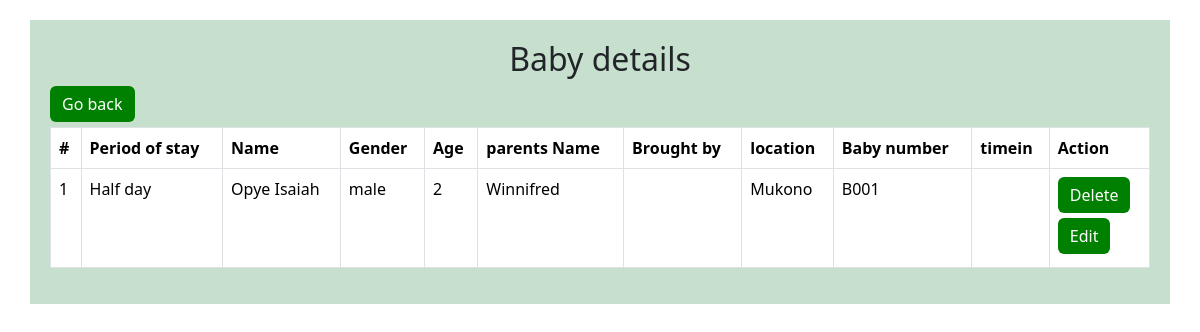
The page /read/1/ on the database as committed earlier.
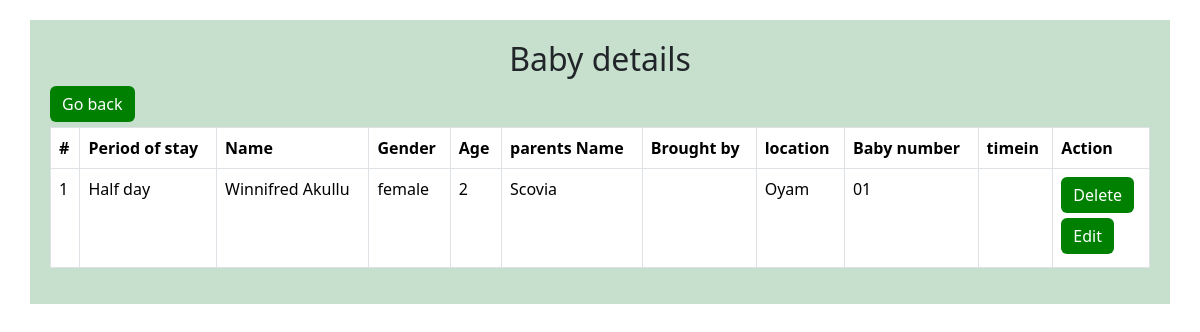
The same page on the database as committed later.
### myapp/models.py (models this page shows, shortened)
class RegisterBaby(models.Model):
    GENDER_CHOICES = (
         ('male', 'Male'),
        ('female', 'Female'),
     )
    Period_of_stay = models.ForeignKey(Categorystay, on_delete=models.CASCADE)
    name = models.CharField(max_length=200)
    gender = models.CharField(max_length=10,choices=GENDER_CHOICES)
    age = models.IntegerField(default=0)
    Date_Of_Birth = models.DateTimeField()
    location = models.CharField(max_length=100)
    Baby_Number = models.CharField(max_length=200,default=0)
    Parents_Name = models.CharField(max_length=200)

class Categorystay(models.Model):
    name = models.CharField(max_length=50, null=True,blank=True)
    def __str__(self):
        return self.name

### myapp/views.py (the view)
# urls.py: path('read/<int:id>/',views.read,name='read'),
def read(request,id):
    babies_informations =RegisterBaby.objects.get(id=id)
    return render(request,'babies/read.html',{'babies_informations':babies_informations})

### myapp/templates/babies/read.html (shortened to what this page needs)
<!DOCTYPE html>
<html lang="en">
<head>
    <link href="https://cdn.jsdelivr.net/npm/bootstrap@5.3.3/dist/css/bootstrap.min.css" rel="stylesheet"
>
</head>
<body>
    <div class="container">
    <h2>Baby details</h2>
    <table class="table table-bordered">
        <thead>
            <tr class="table_dark">
                <th>#</th>
                <th>Period of stay</th>
                <th>Name</th>
                <th>Gender</th>
                <th>Age</th>
                <th>parents Name</th>
                <th>Brought by</th>
                <th>location</th>
                <th>Baby number</th>
                <th>timein</th>
                <th>Action</th>
            </tr>
        </thead>
 <tbody>
        <tr>
            <td>{{babies_informations.id}}</td>
            <td>{{babies_informations.Period_of_stay}}</td>
            <td>{{babies_informations.name}}</td>
            <td>{{babies_informations.gender}}</td>
            <td>{{babies_informations.age}}</td>
            <td>{{babies_informations.Parents_Name}}</td>
           <td>{{babies_informations.Brought_by}}</td>
           <td>{{babies_informations.location}}</td>
           <td>{{babies_informations.Baby_Number}}</td>
           <td>{{babies_informations.Time_In}}</td>
           <td>
            <a href="{% url 'delete' id=babies_informations.id % }"><button class="btn btn-primary" style="margin-bottom: 5px; background-color: green; border: none;">Delete</button></a>
            <br>
      <a href="{% url 'baby_edit' id=babies_informations.id % }"><button class="btn btn-primary" style="margin-bottom: 5px; background-color: green; border: none;">Edit</button></a>
            </td>
        </tr>
 </tbody>
 <a href="{% url 'all_babies' %}"><button class="btn btn-primary" style="margin-bottom: 5px; background-color: green; border: none;">Go back</button></a>
</div>
</body>
</html>

Rows that differ between the two databases and show on the page:
changed RegisterBaby "Half day": name "Opye Isaiah" → "Winnifred Akullu"; gender "male" → "female"; Parents_Name "Winnifred" → "Scovia"; location "Mukono" → "Oyam"; Baby_Number "B001" → "01"
